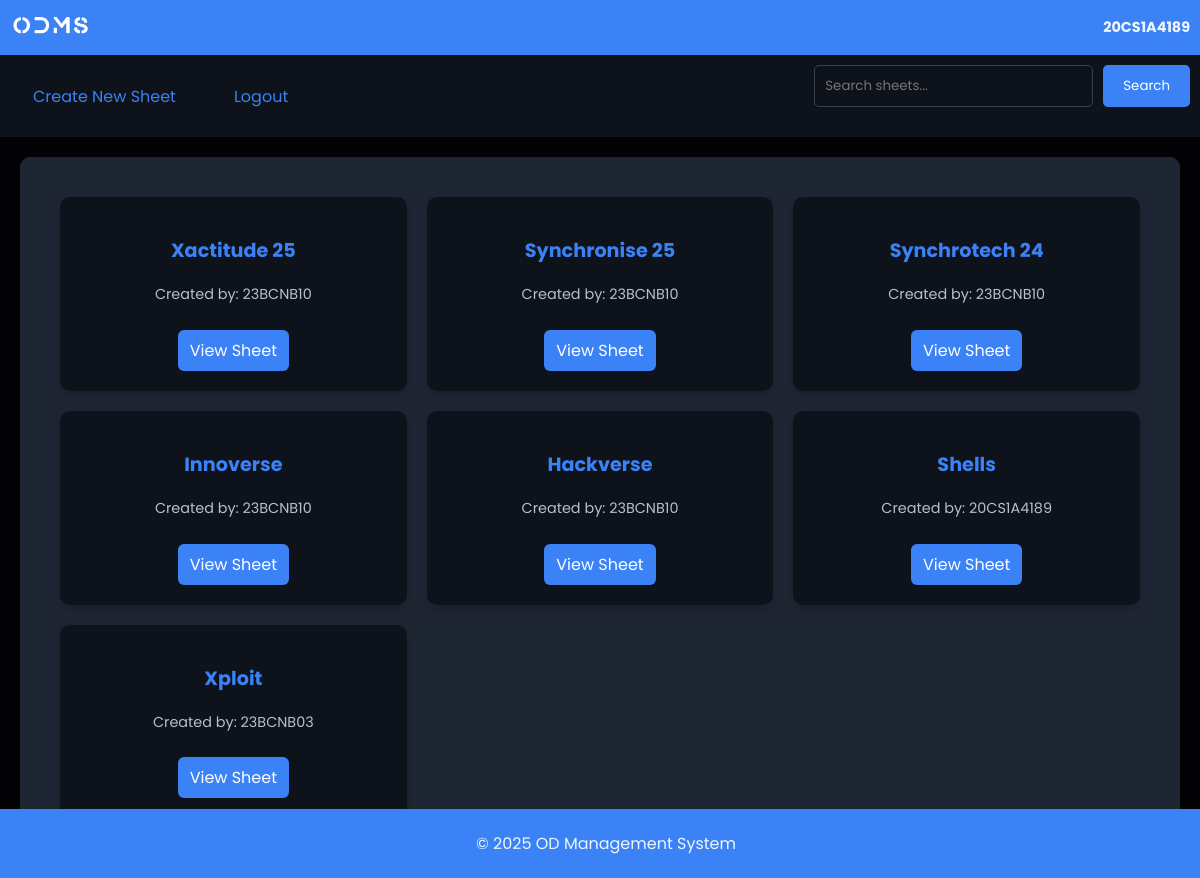
/dashboard (signed in), run on the app's committed database.
### tables this page shows
CREATE TABLE sheets (
            id INTEGER PRIMARY KEY AUTOINCREMENT,
            sheet_name TEXT NOT NULL,
            creator TEXT NOT NULL
        );

### app.py (the view)
@app.route('/dashboard', methods=['GET', 'POST'])
def dashboard():
    if 'username' not in session:
        flash('Please log in first!', 'warning')
        return redirect(url_for('login'))
    search_query = request.args.get('search', '')
    try:
        conn = get_db_connection()
        c = conn.cursor()
        if search_query:
            c.execute('SELECT id, sheet_name, creator FROM sheets WHERE sheet_name LIKE ?',
                     (f'%{search_query}%',))
        else:
            c.execute('SELECT id, sheet_name, creator FROM sheets')
        sheets = c.fetchall()
        sheet_list = []
        for sheet in sheets:
            sheet_list.append((sheet['id'], sheet['sheet_name'], sheet['creator']))
        return render_template('dashboard.html',
                              user_name=session['username'],
                              sheets=sheet_list,
                              search_query=search_query)
    except Exception as e:
        flash(f'Error loading dashboard: {str(e)}', 'danger')
        return render_template('dashboard.html',
                              user_name=session['username'],
                              sheets=[],
                              search_query=search_query)
    finally:
        if 'conn' in locals():
            conn.close()

### app.py (called while the page is built)
def get_db_connection():
    conn = sqlite3.connect('odms.db', timeout=20)
    conn.row_factory = sqlite3.Row
    return conn

### templates/dashboard.html (shortened to what this page needs)
<!DOCTYPE html>
<html>
<head>
    <link rel="stylesheet" href="{{ url_for('static', filename='dashboard.css') }}">
</head>
<body>
    <header>
        <div class="header-left">
            <img src="{{ url_for('static', filename='assets/odms.png') }}" alt="Logo" class="logo">
        </div>
        <div class="header-right">
            <p class="user-name">{{ user_name }}</p>
        </div>
    </header>
    <nav class="navbar">
        <ul class="navbar__menu">
            <li class="navbar__item">
                <a href="{{ url_for('create_sheet') }}" class="navbar__link">
                    <span>Create New Sheet</span>
                </a>
            </li>
            <li class="navbar__item">
                <a href="{{ url_for('logout') }}" class="navbar__link">
                    <span>Logout</span>
                </a>
            </li>
        </ul>
        <div class="search-container">
            <form action="{{ url_for('dashboard') }}" method="GET" class="search-form">
                <input type="text" name="search" placeholder="Search sheets..." value="{{ search_query }}">
                <button type="submit" class="search-btn">Search</button>
            </form>
        </div>
    </nav>
    <main>
        <div class="main-panel">
            <div class="sheet-container">
                {% if sheets %}
                    {% for sheet_id, sheet_name, creator in sheets %}
                        <div class="sheet-card">
                            <h3>{{ sheet_name }}</h3>
                            <p>Created by: {{ creator }}</p>
                            <a href="{{ url_for('sheet_detail', sheet_id=sheet_id) }}" class="view-sheet">View Sheet</a>
                        </div>
                    {% endfor %}
                {% else %}
                    <p>No sheets available.</p>
                {% endif %}
            </div>
        </div>
    </main>
    <footer>
        <p>&copy; 2025 OD Management System</p>
    </footer>
</body>
</html>

### static/dashboard.css (style rules this page uses)
body { background-color: #030305; color: #EFF6FF; font-family: 'Poppins', sans-serif; margin: 0; padding: 0; }
header { display: flex; justify-content: space-between; align-items: center; background-color: #3B82F6; padding: 10px; font-size: 1.5rem; font-weight: bold; }
.header-left .logo { width: 80px; height: auto; }
.header-right { display: flex; flex-direction: column; align-items: flex-end; font-size: 0.9rem; }
.user-name, .user-email { margin: 0; }
.navbar { display: flex; justify-content: space-between; align-items: center; padding: 10px; background-color: #0E121A; }
.navbar__menu { display: flex; list-style: none; padding: 0; margin: 0; }
.navbar__item { margin-right: 20px; }
.navbar__link { color: #3B82F6; text-decoration: none; display: flex; align-items: center; padding: 10px 15px; border-radius: 8px; transition: background-color 250ms ease; }
.navbar__link span { margin-left: 8px; }
main { padding: 20px; }
.main-panel { background-color: #1F2633; padding: 20px; border-radius: 10px; box-shadow: 0 4px 6px rgba(0, 0, 0, 0.3); }
.sheet-container { display: grid; grid-template-columns: repeat(auto-fit, minmax(280px, 1fr)); gap: 20px; padding: 20px; }
.sheet-card { background: #0E121A; padding: 20px; border-radius: 10px; box-shadow: 0 4px 8px rgba(0, 0, 0, 0.2); text-align: center; transition: transform 0.2s; }
.sheet-card h3 { color: #3B82F6; font-size: 1.2rem; }
.sheet-card p { color: #B8BFCC; font-size: 0.9rem; }
.view-sheet { display: inline-block; margin-top: 10px; padding: 8px 12px; background-color: #3B82F6; color: white; text-decoration: none; border-radius: 6px; transition: background-color 0.3s; }
footer { text-align: center; padding: 6px; background-color: #3B82F6; position: fixed; bottom: 0; width: 100%; }
.search-container { margin-bottom: 20px; }
.search-form { display: flex; gap: 10px; }
.search-form input[type="text"] { flex: 1; padding: 10px; border-radius: 5px; border: 1px solid #374151; background-color: #0E121A; color: #EFF6FF; font-family: 'Poppins', sans-serif; }
.search-btn { background-color: #3B82F6; color: white; border: none; padding: 10px 20px; border-radius: 5px; cursor: pointer; font-family: 'Poppins', sans-serif; }

### data on the page
sheets: creator "20CS1A4189", sheet_name "Shells"
sheets: sheet_name "Xactitude 25", creator "23BCNB10"
sheets: sheet_name "Synchronise 25", creator "23BCNB10"
sheets: sheet_name "Synchrotech 24", creator "23BCNB10"
sheets: sheet_name "Innoverse", creator "23BCNB10"
sheets: sheet_name "Hackverse", creator "23BCNB10"
sheets: sheet_name "Xploit", creator "23BCNB03"
